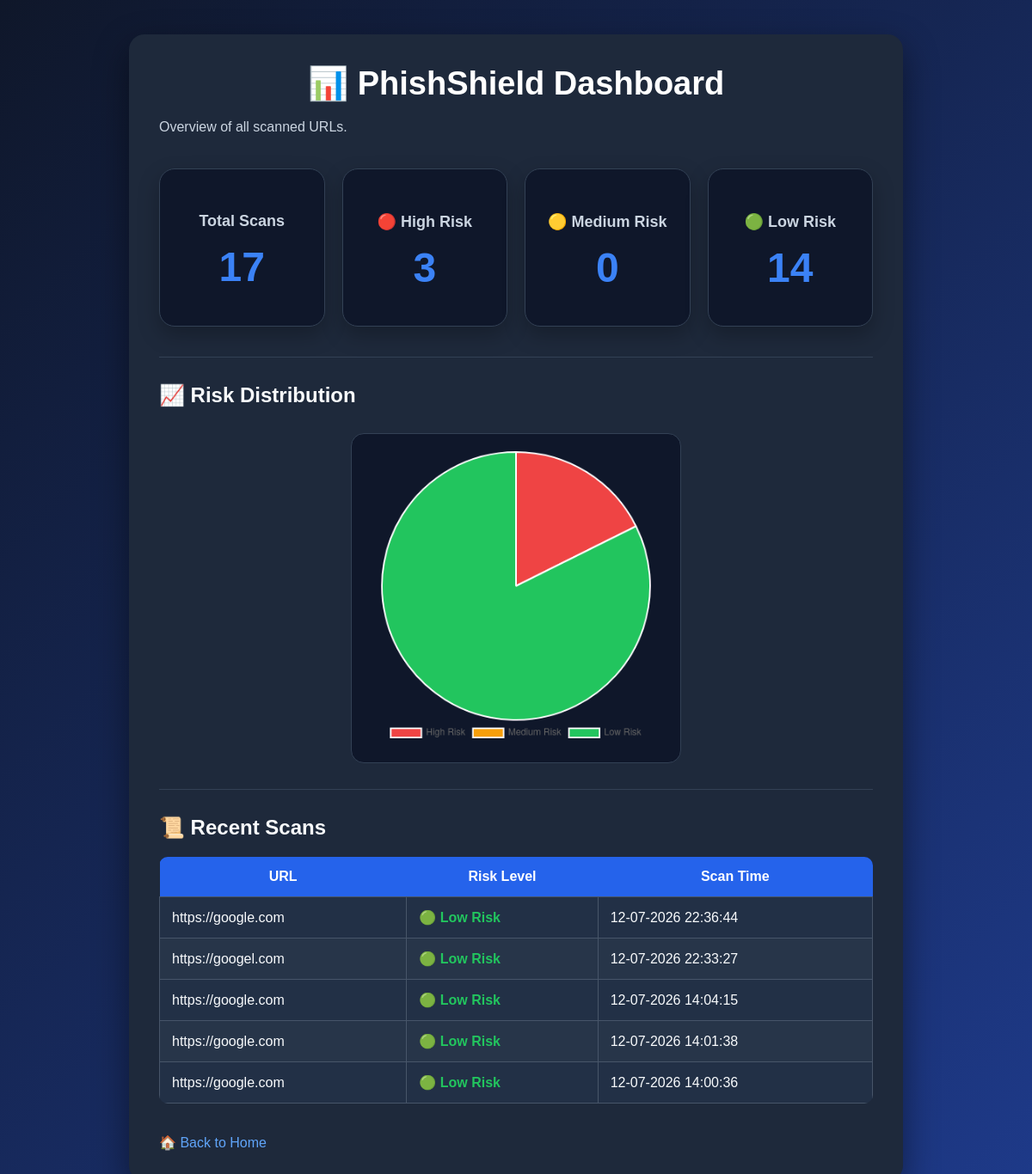
Page /dashboard on the earlier database version.
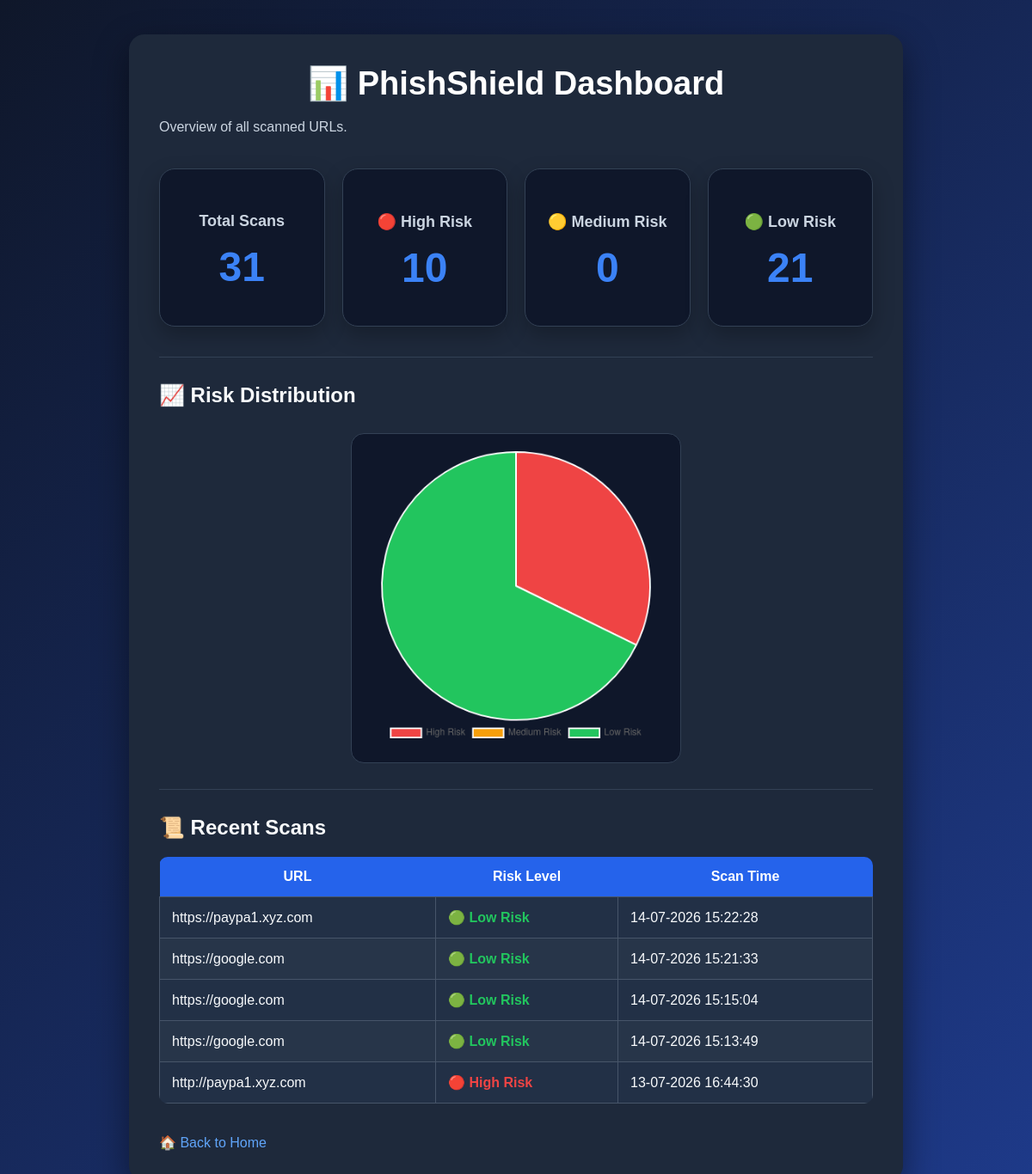
Same page on the later database version.
### tables this page shows
CREATE TABLE scan_history(

        id INTEGER PRIMARY KEY AUTOINCREMENT,

        url TEXT,

        risk_score INTEGER,

        risk_level TEXT,

        scan_time TEXT

    );

### app.py (the view)
@app.route("/dashboard")
def dashboard():
    stats = get_dashboard_stats()
    recent = get_recent_scans()
    return render_template(
        "dashboard.html",
        stats=stats,
        recent=recent
    )

### database.py (called while the page is built)
def get_dashboard_stats():
    conn = sqlite3.connect(DATABASE)
    cursor = conn.cursor()
    cursor.execute("SELECT COUNT(*) FROM scan_history")
    total = cursor.fetchone()[0]
    cursor.execute("""
    SELECT COUNT(*)
    FROM scan_history
    WHERE risk_level='High Risk'
    """)
    high = cursor.fetchone()[0]
    cursor.execute("""
    SELECT COUNT(*)
    FROM scan_history
    WHERE risk_level='Medium Risk'
    """)
    medium = cursor.fetchone()[0]
    cursor.execute("""
    SELECT COUNT(*)
    FROM scan_history
    WHERE risk_level='Low Risk'
    """)
    low = cursor.fetchone()[0]
    conn.close()
    return {
        "total": total,
        "high": high,
        "medium": medium,
        "low": low
    }

def get_recent_scans(limit=5):
    conn = sqlite3.connect(DATABASE)
    cursor = conn.cursor()
    cursor.execute("""
    SELECT
        url,
        risk_level,
        scan_time

    FROM scan_history

    ORDER BY id DESC

    LIMIT ?
    """, (limit,))
    rows = cursor.fetchall()
    conn.close()
    return rows

### templates/dashboard.html (shortened to what this page needs)
<!DOCTYPE html>
<html lang="en">
<head>
    <link rel="stylesheet" href="{{ url_for('static', filename='style.css') }}">
</head>
<body>
<div class="container">
    <h1>📊 PhishShield Dashboard</h1>
    <p>Overview of all scanned URLs.</p>
    <div class="stats">
        <div class="card">
            <h2>Total Scans</h2>
            <h1>{{ stats.total }}</h1>
        </div>
        <div class="card">
            <h2>🔴 High Risk</h2>
            <h1 class="high">{{ stats.high }}</h1>
        </div>
        <div class="card">
            <h2>🟡 Medium Risk</h2>
            <h1 class="medium">{{ stats.medium }}</h1>
        </div>
        <div class="card">
            <h2>🟢 Low Risk</h2>
            <h1 class="low">{{ stats.low }}</h1>
        </div>
    </div>
    <hr>
    <h2>📈 Risk Distribution</h2>
    {% if stats.total > 0 %}
    <div style="max-width:500px; margin:auto;">
        <canvas id="riskChart"></canvas>
    </div>
    {% else %}
    <p>No scans available to display chart.</p>
    {% endif %}
    <hr>
    <h2>📜 Recent Scans</h2>
    <table class="feature-table">
        <tr>
            <th>URL</th>
            <th>Risk Level</th>
            <th>Scan Time</th>
        </tr>
        {% if recent %}
            {% for row in recent %}
            <tr>
                <td>{{ row[0] }}</td>
                <td>
                    {% if row[1] == "Low Risk" %}
                        <span class="low">🟢 {{ row[1] }}</span>
                    {% elif row[1] == "Medium Risk" %}
                        <span class="medium">🟡 {{ row[1] }}</span>
                    {% else %}
                        <span class="high">🔴 {{ row[1] }}</span>
                    {% endif %}
                </td>
                <td>{{ row[2] }}</td>
            </tr>
            {% endfor %}
        {% else %}
            <tr>
                <td colspan="3">
                    No scan history available.
                </td>
            </tr>
        {% endif %}
    </table>
    <br><br>
    <a href="/">🏠 Back to Home</a>
</div>
{% if stats.total > 0 %}
<script>
const ctx = document.getElementById("riskChart");
new Chart(ctx, {
    type: "pie",
    data: {
        labels: [
            "High Risk",
            "Medium Risk",
            "Low Risk"
        ],
        datasets: [{
    data: {{ [stats.high, stats.medium, stats.low] | tojson }},
    backgroundColor: [
        "#ef4444",
        "#f59e0b",
        "#22c55e"
    ]
}]
    },
    options: {
        responsive: true,
        plugins: {
            legend: {
                position: "bottom"
            }
        }
    }
});
</script>
{% endif %}
</body>
</html>

Differences in the rows shown:
no longer on this page (row unchanged): scan_history: url "https://google.com", risk_level "Low Risk", scan_time "12-07-2026 22:36:44"
no longer on this page (row unchanged): scan_history: url "https://googel.com", risk_level "Low Risk", scan_time "12-07-2026 22:33:27"
no longer on this page (row unchanged): scan_history: url "https://google.com", risk_level "Low Risk", scan_time "12-07-2026 14:04:15"
no longer on this page (row unchanged): scan_history: url "https://google.com", risk_level "Low Risk", scan_time "12-07-2026 14:01:38"
no longer on this page (row unchanged): scan_history: url "https://google.com", risk_level "Low Risk", scan_time "12-07-2026 14:00:36"
added scan_history: url "https://paypa1.xyz.com", risk_level "Low Risk", scan_time "14-07-2026 15:22:28"
added scan_history: url "https://google.com", risk_level "Low Risk", scan_time "14-07-2026 15:21:33"
added scan_history: url "https://google.com", risk_level "Low Risk", scan_time "14-07-2026 15:15:04"
added scan_history: url "https://google.com", risk_level "Low Risk", scan_time "14-07-2026 15:13:49"
added scan_history: url "http://paypa1.xyz.com", risk_level "High Risk", scan_time "13-07-2026 16:44:30"
Other differences:
{{ stats.total }}: "17" → "31"
{{ stats.high }}: "3" → "10"
{{ stats.low }}: "14" → "21"
chart data {{ [stats.high, stats.medium, stats.low] | tojson }}: [3, 0, 14] → [10, 0, 21]
